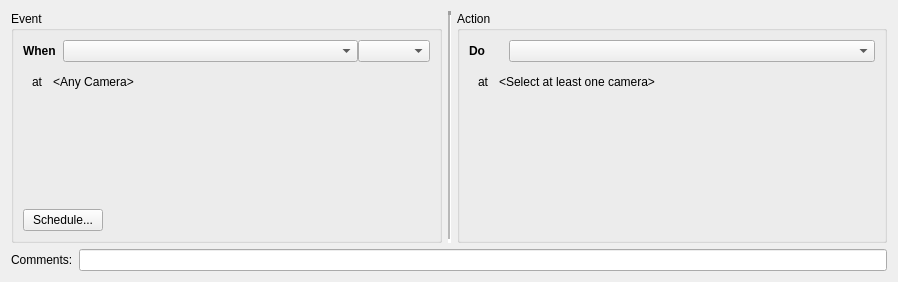
<?xml version="1.0" encoding="UTF-8"?>
<ui version="4.0">
 <class>BusinessRuleWidget</class>
 <widget class="QWidget" name="BusinessRuleWidget">
  <property name="geometry">
   <rect>
    <x>0</x>
    <y>0</y>
    <width>898</width>
    <height>282</height>
   </rect>
  </property>
  <property name="minimumSize">
   <size>
    <width>0</width>
    <height>280</height>
   </size>
  </property>
  <property name="acceptDrops">
   <bool>true</bool>
  </property>
  <property name="windowTitle">
   <string/>
  </property>
  <layout class="QVBoxLayout" name="verticalLayout_3">
   <item>
    <layout class="QHBoxLayout" name="horizontalLayout_7">
     <item>
      <widget class="QGroupBox" name="eventDefinitionGroupBox">
       <property name="acceptDrops">
        <bool>true</bool>
       </property>
       <property name="title">
        <string>Event</string>
       </property>
       <layout class="QVBoxLayout" name="verticalLayout">
        <property name="spacing">
         <number>0</number>
        </property>
        <item>
         <layout class="QHBoxLayout" name="horizontalLayout_3" stretch="0,1,0">
          <item>
           <widget class="QLabel" name="eventDoLabel">
            <property name="minimumSize">
             <size>
              <width>40</width>
              <height>0</height>
             </size>
            </property>
            <property name="font">
             <font>
              <weight>75</weight>
              <bold>true</bold>
             </font>
            </property>
            <property name="text">
             <string>When</string>
            </property>
           </widget>
          </item>
          <item>
           <widget class="QComboBox" name="eventTypeComboBox">
            <property name="maxVisibleItems">
             <number>100</number>
            </property>
           </widget>
          </item>
          <item>
           <widget class="QComboBox" name="eventStatesComboBox">
            <property name="currentIndex">
             <number>-1</number>
            </property>
            <property name="sizeAdjustPolicy">
             <enum>QComboBox::AdjustToContents</enum>
            </property>
           </widget>
          </item>
         </layout>
        </item>
        <item>
         <widget class="QWidget" name="eventResourcesWidget" native="true">
          <layout class="QHBoxLayout" name="eventResourceLayout">
           <item>
            <widget class="QLabel" name="eventAtLabel">
             <property name="acceptDrops">
              <bool>true</bool>
             </property>
             <property name="text">
              <string>at</string>
             </property>
            </widget>
           </item>
           <item>
            <widget class="QPushButton" name="eventResourcesHolder">
             <property name="text">
              <string notr="true">&lt;Any Camera&gt;</string>
             </property>
             <property name="flat">
              <bool>true</bool>
             </property>
            </widget>
           </item>
           <item>
            <spacer name="horizontalSpacer">
             <property name="orientation">
              <enum>Qt::Horizontal</enum>
             </property>
             <property name="sizeHint" stdset="0">
              <size>
               <width>40</width>
               <height>20</height>
              </size>
             </property>
            </spacer>
           </item>
          </layout>
         </widget>
        </item>
        <item>
         <widget class="QWidget" name="eventParamsWidget" native="true">
          <property name="minimumSize">
           <size>
            <width>0</width>
            <height>30</height>
           </size>
          </property>
          <layout class="QVBoxLayout" name="eventParamsLayout">
           <property name="leftMargin">
            <number>0</number>
           </property>
           <property name="topMargin">
            <number>0</number>
           </property>
           <property name="rightMargin">
            <number>0</number>
           </property>
           <property name="bottomMargin">
            <number>0</number>
           </property>
          </layout>
         </widget>
        </item>
        <item>
         <spacer name="verticalSpacer">
          <property name="orientation">
           <enum>Qt::Vertical</enum>
          </property>
          <property name="sizeHint" stdset="0">
           <size>
            <width>20</width>
            <height>1</height>
           </size>
          </property>
         </spacer>
        </item>
        <item>
         <widget class="QPushButton" name="scheduleButton">
          <property name="sizePolicy">
           <sizepolicy hsizetype="Fixed" vsizetype="Fixed">
            <horstretch>0</horstretch>
            <verstretch>0</verstretch>
           </sizepolicy>
          </property>
          <property name="text">
           <string>Schedule...</string>
          </property>
          <property name="icon">
           <iconset>
            <normaloff>:/skin/tree/servers.png</normaloff>:/skin/tree/servers.png</iconset>
          </property>
         </widget>
        </item>
       </layout>
      </widget>
     </item>
     <item>
      <widget class="Line" name="line">
       <property name="lineWidth">
        <number>4</number>
       </property>
       <property name="midLineWidth">
        <number>2</number>
       </property>
       <property name="orientation">
        <enum>Qt::Vertical</enum>
       </property>
      </widget>
     </item>
     <item>
      <widget class="QGroupBox" name="actionDefinitionGroupBox">
       <property name="acceptDrops">
        <bool>true</bool>
       </property>
       <property name="title">
        <string>Action</string>
       </property>
       <layout class="QVBoxLayout" name="verticalLayout_2">
        <property name="spacing">
         <number>0</number>
        </property>
        <item>
         <layout class="QHBoxLayout" name="horizontalLayout_4" stretch="0,1">
          <item>
           <widget class="QLabel" name="actionDoLabel">
            <property name="minimumSize">
             <size>
              <width>40</width>
              <height>0</height>
             </size>
            </property>
            <property name="font">
             <font>
              <weight>75</weight>
              <bold>true</bold>
             </font>
            </property>
            <property name="text">
             <string>Do</string>
            </property>
           </widget>
          </item>
          <item>
           <widget class="QComboBox" name="actionTypeComboBox">
            <property name="minimumSize">
             <size>
              <width>155</width>
              <height>0</height>
             </size>
            </property>
            <property name="maxVisibleItems">
             <number>100</number>
            </property>
           </widget>
          </item>
         </layout>
        </item>
        <item>
         <widget class="QWidget" name="actionResourcesWidget" native="true">
          <layout class="QHBoxLayout" name="actionResourceLayout">
           <item>
            <widget class="QLabel" name="actionAtLabel">
             <property name="text">
              <string>at</string>
             </property>
            </widget>
           </item>
           <item>
            <widget class="QPushButton" name="actionResourcesHolder">
             <property name="text">
              <string notr="true">&lt;Select at least one camera&gt;</string>
             </property>
             <property name="flat">
              <bool>true</bool>
             </property>
            </widget>
           </item>
           <item>
            <spacer name="actionSpacer">
             <property name="orientation">
              <enum>Qt::Horizontal</enum>
             </property>
             <property name="sizeHint" stdset="0">
              <size>
               <width>40</width>
               <height>20</height>
              </size>
             </property>
            </spacer>
           </item>
          </layout>
         </widget>
        </item>
        <item>
         <widget class="QnAggregationWidget" name="aggregationWidget" native="true"/>
        </item>
        <item>
         <widget class="QWidget" name="actionParamsWidget" native="true">
          <property name="minimumSize">
           <size>
            <width>0</width>
            <height>30</height>
           </size>
          </property>
          <layout class="QVBoxLayout" name="actionParamsLayout">
           <property name="spacing">
            <number>0</number>
           </property>
           <property name="leftMargin">
            <number>0</number>
           </property>
           <property name="topMargin">
            <number>0</number>
           </property>
           <property name="rightMargin">
            <number>0</number>
           </property>
           <property name="bottomMargin">
            <number>0</number>
           </property>
          </layout>
         </widget>
        </item>
        <item>
         <spacer name="verticalSpacer_2">
          <property name="orientation">
           <enum>Qt::Vertical</enum>
          </property>
          <property name="sizeHint" stdset="0">
           <size>
            <width>20</width>
            <height>40</height>
           </size>
          </property>
         </spacer>
        </item>
       </layout>
      </widget>
     </item>
    </layout>
   </item>
   <item>
    <layout class="QHBoxLayout" name="horizontalLayout">
     <item>
      <widget class="QLabel" name="commentLabel">
       <property name="text">
        <string>Comments:</string>
       </property>
      </widget>
     </item>
     <item>
      <widget class="QLineEdit" name="commentsLineEdit"/>
     </item>
    </layout>
   </item>
  </layout>
 </widget>
 <customwidgets>
  <customwidget>
   <class>QnAggregationWidget</class>
   <extends>QWidget</extends>
   <header location="global">ui/widgets/business/aggregation_widget.h</header>
   <container>1</container>
  </customwidget>
 </customwidgets>
 <resources/>
 <connections/>
</ui>
